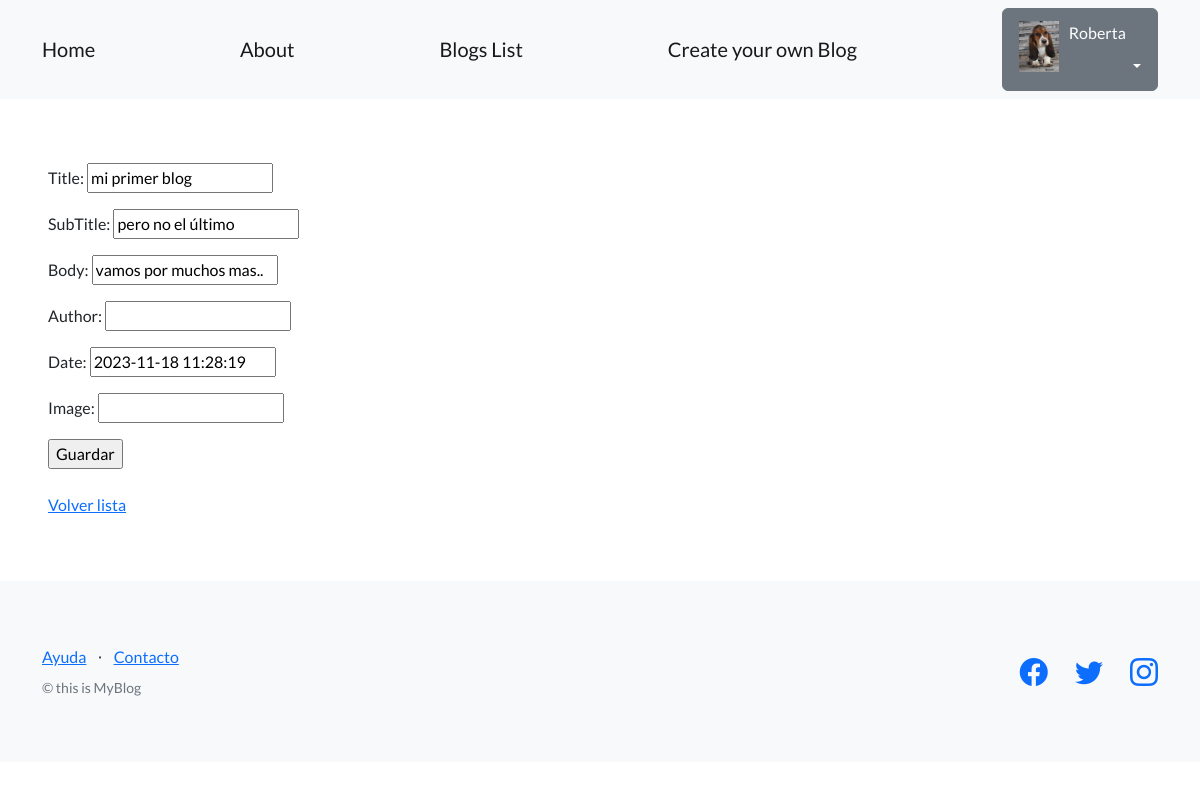
Page /blogs/edit-articles/1/ (signed in) on the committed database.
### perfiles/models.py (models this page shows, shortened)
class Avatar(models.Model):
    user = models.OneToOneField(User, on_delete=models.CASCADE, null=True)
    imagen = models.ImageField(upload_to='avatares', null=True, blank=True)

### AppBlogs/models.py (models this page shows, shortened)
class Articles(models.Model):
    title = models.CharField(max_length=256)
    subTitle = models.CharField(max_length=256)
    body = models.CharField(max_length=256)
    author = models.CharField(max_length=20, blank=True, null=True)
    date = models.DateTimeField(default=datetime.now)
    image = models.CharField(max_length=32)
    creador = models.ForeignKey(User, on_delete=models.SET_NULL, null=True)

### AppBlogs/views.py (the view)
# urls.py: path("edit-articles/<int:pk>/", ArticlesUpdateView.as_view(), name="edit_articles"),
class ArticlesUpdateView(LoginRequiredMixin, UpdateView):
    model = Articles
    fields = ('title', 'subTitle', 'body', 'author', 'date', 'image')
    success_url = reverse_lazy('list_articless')

### AppBlogs/templates/AppBlogs/articles_form.html (shortened to what this page needs)
{% extends "base.html" %}
{% block contenido %}
<form method="post">
  {{ form.as_p }}
  <input type="submit" value="Guardar" />
</form>
<br>
<a href="{% url 'list_articless' %}">Volver lista</a>
{% endblock contenido %}

### templates_base/base.html (shortened to what this page needs)
{% load static %}
<!DOCTYPE html>
<html lang="en">
    <head>
        <link href="https://cdn.jsdelivr.net/npm/bootstrap-icons@1.5.0/font/bootstrap-icons.css" rel="stylesheet" type="text/css" />
        <link href="{% static 'css/styles.css' %}" rel="stylesheet" />
    </head>
    <body>
        <nav class="navbar navbar-light bg-light static-top">
            <div class="container">
                <a class="navbar-brand" href="{% url 'inicio' %}">Home</a>
                <a class="navbar-brand" href="{% url 'about'%}">About </a>
                <a class="navbar-brand" href="{% url 'list_articless' %}">Blogs List</a>
                <a class="navbar-brand"href="{% url 'create_articles'%}" >Create your own Blog</a>
                {% if user.is_authenticated %}
                <div class="dropdown">
                    <button class="btn btn-secondary dropdown-toggle" type="button" id="dropdownMenuButton1" data-bs-toggle="dropdown" aria-expanded="false">
                        <div style="display: inline-flex;">
                            <img src="{{user.avatar.imagen.url}}" style="max-width:40px;margin-right: 10px;">
                            <span>{{ user.username }}</span>
                        </div>
                    </button>
                </div>
                {% else %}
                <a class="btn btn-primary" href="{% url 'login' %}">Inicio sesión</a>
                <a class="btn btn-success" href="{% url 'registro' %}">Registro</a>
                {% endif %}
            </div>
        </nav>
        <section style="padding:4rem 3rem;">
            {% block contenido %}
            {% endblock contenido %}
        </section>
        <footer class="footer bg-light">
            <div class="container">
                <div class="row">
                    <div class="col-lg-6 h-100 text-center text-lg-start my-auto">
                        <ul class="list-inline mb-2">
                            <li class="list-inline-item"><a href="#!">Ayuda</a></li>
                            <li class="list-inline-item">⋅</li>
                            <li class="list-inline-item"><a href="#!">Contacto</a></li>
                        </ul>
                        <p class="text-muted small mb-4 mb-lg-0">&copy; this is MyBlog</p>
                    </div>
                    <div class="col-lg-6 h-100 text-center text-lg-end my-auto">
                        <ul class="list-inline mb-0">
                            <li class="list-inline-item me-4">
                                <a href="https://www.facebook.com"><i class="bi-facebook fs-3"></i></a>
                            </li>
                            <li class="list-inline-item me-4">
                                <a href="https://twitter.com"><i class="bi-twitter fs-3"></i></a>
                            </li>
                            <li class="list-inline-item">
                                <a href="https://www.instagram.com"><i class="bi-instagram fs-3"></i></a>
                            </li>
                        </ul>
                    </div>
                </div>
            </div>
        </footer>
    </body>
</html>

### rows in the picture
Articles: title "mi primer blog", subTitle "pero no el último", body "vamos por muchos mas..", date "2023-11-18 11:28:19"

### other values in the picture
{{ user.username }} "Roberta"
